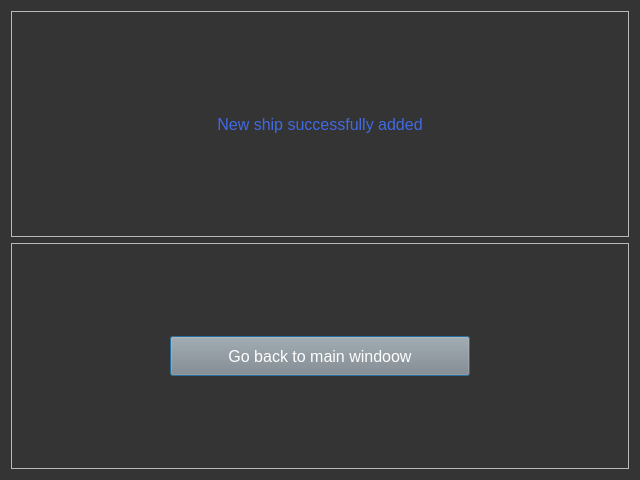
<?xml version="1.0" encoding="UTF-8"?>
<ui version="4.0">
 <class>Dialog</class>
 <widget class="QDialog" name="Dialog">
  <property name="geometry">
   <rect>
    <x>0</x>
    <y>0</y>
    <width>640</width>
    <height>480</height>
   </rect>
  </property>
  <property name="minimumSize">
   <size>
    <width>640</width>
    <height>480</height>
   </size>
  </property>
  <property name="windowTitle">
   <string>Dialog</string>
  </property>
  <property name="styleSheet">
   <string notr="true">QDialog {
background-color: #343434;
}
QLabel {
color: #4169E1;
font-size: 12pt;
}
QPushButton {
font-size: 12pt;
color: #FFFFFF;
background-color: #888888;
}</string>
  </property>
  <layout class="QVBoxLayout" name="verticalLayout">
   <item>
    <widget class="QFrame" name="frame">
     <property name="frameShape">
      <enum>QFrame::StyledPanel</enum>
     </property>
     <property name="frameShadow">
      <enum>QFrame::Raised</enum>
     </property>
     <layout class="QHBoxLayout" name="horizontalLayout">
      <property name="spacing">
       <number>0</number>
      </property>
      <property name="leftMargin">
       <number>0</number>
      </property>
      <property name="topMargin">
       <number>0</number>
      </property>
      <property name="rightMargin">
       <number>0</number>
      </property>
      <property name="bottomMargin">
       <number>0</number>
      </property>
      <item>
       <widget class="QLabel" name="label">
        <property name="text">
         <string>New ship successfully added</string>
        </property>
        <property name="alignment">
         <set>Qt::AlignCenter</set>
        </property>
       </widget>
      </item>
     </layout>
    </widget>
   </item>
   <item>
    <widget class="QFrame" name="frame_2">
     <property name="frameShape">
      <enum>QFrame::StyledPanel</enum>
     </property>
     <property name="frameShadow">
      <enum>QFrame::Raised</enum>
     </property>
     <layout class="QHBoxLayout" name="horizontalLayout_2">
      <property name="spacing">
       <number>0</number>
      </property>
      <property name="leftMargin">
       <number>0</number>
      </property>
      <property name="topMargin">
       <number>0</number>
      </property>
      <property name="rightMargin">
       <number>0</number>
      </property>
      <property name="bottomMargin">
       <number>0</number>
      </property>
      <item>
       <widget class="QPushButton" name="ship_added_button">
        <property name="minimumSize">
         <size>
          <width>0</width>
          <height>40</height>
         </size>
        </property>
        <property name="maximumSize">
         <size>
          <width>300</width>
          <height>40</height>
         </size>
        </property>
        <property name="text">
         <string>Go back to main windoow</string>
        </property>
       </widget>
      </item>
     </layout>
    </widget>
   </item>
  </layout>
 </widget>
 <resources/>
 <connections/>
</ui>
